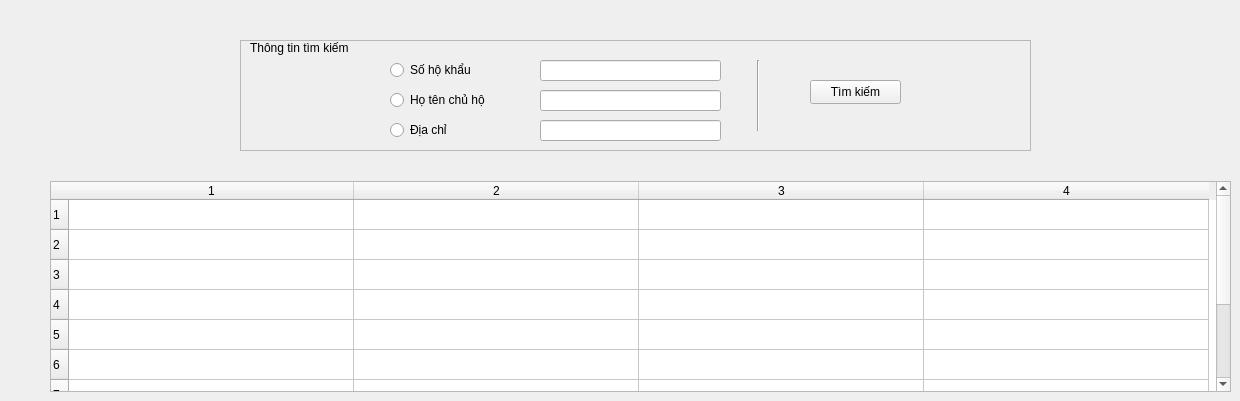
         <widget class="QWidget" name="tab_16">
          <attribute name="title">
           <string>Tìm kiếm hộ khẩu</string>
          </attribute>
          <widget class="QFrame" name="frame_20">
           <property name="geometry">
            <rect>
             <x>240</x>
             <y>40</y>
             <width>791</width>
             <height>111</height>
            </rect>
           </property>
           <property name="frameShape">
            <enum>QFrame::StyledPanel</enum>
           </property>
           <property name="frameShadow">
            <enum>QFrame::Raised</enum>
           </property>
           <widget class="QLabel" name="label_56">
            <property name="geometry">
             <rect>
              <x>10</x>
              <y>0</y>
              <width>121</width>
              <height>16</height>
             </rect>
            </property>
            <property name="text">
             <string>Thông tin tìm kiếm</string>
            </property>
           </widget>
           <widget class="QRadioButton" name="radioButton_16">
            <property name="geometry">
             <rect>
              <x>150</x>
              <y>20</y>
              <width>89</width>
              <height>20</height>
             </rect>
            </property>
            <property name="text">
             <string>Số hộ khẩu</string>
            </property>
           </widget>
           <widget class="QRadioButton" name="radioButton_17">
            <property name="geometry">
             <rect>
              <x>150</x>
              <y>50</y>
              <width>111</width>
              <height>20</height>
             </rect>
            </property>
            <property name="text">
             <string>Họ tên chủ hộ</string>
            </property>
           </widget>
           <widget class="QRadioButton" name="radioButton_18">
            <property name="geometry">
             <rect>
              <x>150</x>
              <y>80</y>
              <width>89</width>
              <height>20</height>
             </rect>
            </property>
            <property name="text">
             <string>Địa chỉ</string>
            </property>
           </widget>
           <widget class="QLineEdit" name="lineEdit_4">
            <property name="geometry">
             <rect>
              <x>300</x>
              <y>20</y>
              <width>181</width>
              <height>21</height>
             </rect>
            </property>
           </widget>
           <widget class="QLineEdit" name="lineEdit_5">
            <property name="geometry">
             <rect>
              <x>300</x>
              <y>50</y>
              <width>181</width>
              <height>21</height>
             </rect>
            </property>
           </widget>
           <widget class="QLineEdit" name="lineEdit_6">
            <property name="geometry">
             <rect>
              <x>300</x>
              <y>80</y>
              <width>181</width>
              <height>21</height>
             </rect>
            </property>
           </widget>
           <widget class="Line" name="line_13">
            <property name="geometry">
             <rect>
              <x>510</x>
              <y>20</y>
              <width>16</width>
              <height>71</height>
             </rect>
            </property>
            <property name="orientation">
             <enum>Qt::Vertical</enum>
            </property>
           </widget>
           <widget class="QPushButton" name="pushButton_46">
            <property name="geometry">
             <rect>
              <x>570</x>
              <y>40</y>
              <width>91</width>
              <height>24</height>
             </rect>
            </property>
            <property name="text">
             <string>Tìm kiếm</string>
            </property>
           </widget>
          </widget>
          <widget class="QTableWidget" name="tableWidget_11">
           <property name="geometry">
            <rect>
             <x>50</x>
             <y>181</y>
             <width>1181</width>
             <height>211</height>
            </rect>
           </property>
           <property name="rowCount">
            <number>10</number>
           </property>
           <property name="columnCount">
            <number>4</number>
           </property>
           <attribute name="horizontalHeaderVisible">
            <bool>true</bool>
           </attribute>
           <attribute name="horizontalHeaderCascadingSectionResizes">
            <bool>false</bool>
           </attribute>
           <attribute name="horizontalHeaderDefaultSectionSize">
            <number>285</number>
           </attribute>
           <attribute name="horizontalHeaderStretchLastSection">
            <bool>false</bool>
           </attribute>
           <attribute name="verticalHeaderVisible">
            <bool>true</bool>
           </attribute>
           <attribute name="verticalHeaderCascadingSectionResizes">
            <bool>true</bool>
           </attribute>
           <attribute name="verticalHeaderHighlightSections">
            <bool>false</bool>
           </attribute>
           <attribute name="verticalHeaderShowSortIndicator" stdset="0">
            <bool>false</bool>
           </attribute>
           <attribute name="verticalHeaderStretchLastSection">
            <bool>false</bool>
           </attribute>
           <row/>
           <row/>
           <row/>
           <row/>
           <row/>
           <row/>
           <row/>
           <row/>
           <row/>
           <row/>
           <column/>
           <column/>
           <column/>
           <column/>
          </widget>
         </widget>
